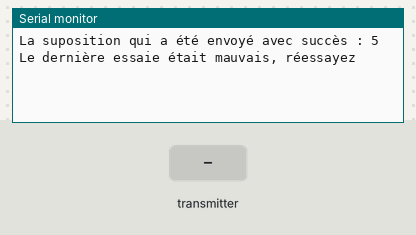
This sketch was run on a simulated Arduino Uno, built with avr-gcc and run on an emulated ATmega328P. Shown: the last lines printed to the serial monitor. The inputs (shaded band) are chosen by the test bench. Random numbers use the default seed unless the sketch sets one; no radio packets arrive unless stated.

Above: at 1.2 s.
1.3 s: the transmitter starts sending daNumber = 0
At 2.1 s:
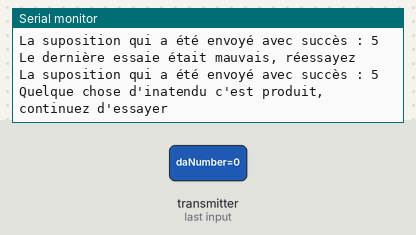
At 4.4 s:
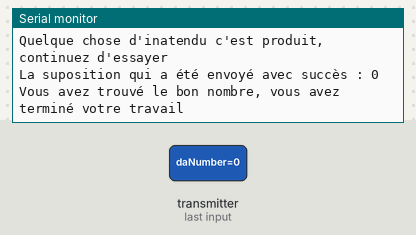
Timing chart, 0 to 5.9 s (numbered marks = the images above; inputs shaded):
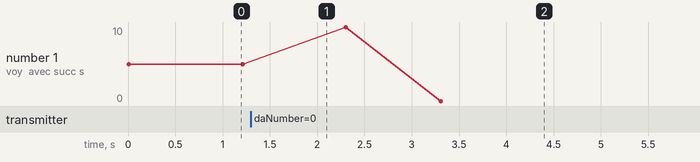

Measured:
- after the input at 1.3 s, the serial monitor: prints a new line at once (image 1)

The sketch:

MultiTransmitterNRF.ino
```cpp
// CODE POUR LES SLAVES

// Exemple démontrant la capacité de multicommunication,
// Il s'Agit d'un pattern étoile (1 transmetteur plusieur récepteur indépendant)

// Un émetteur choisi un nombre au hasard et demande au récepteur de le deviner
// les récepteur choisissent nombre au hasard et renvoi la réponse,
// l'émetteur leur retourne si la réponse est bonne ou non,
// lorsqu'un récepteur trouve la bone réponse il arrête sa communication.


#include <SPI.h> //Call SPI library so you can communicate with the nRF24L01+
#include <nRF24L01.h> //nRF2401 libarary found at https://github.com/tmrh20/RF24/
#include <RF24.h> //nRF2401 libarary found at https://github.com/tmrh20/RF24/

// CE est utilisé pour configuer le nRF en mode standby(0) ou actif(1)
const int pinCE = 9;

// CSN est utilisé pour dire au nRF si la communication SPI est une commande ou un message
const int pinCSN = 10;

//Créer un objet RF24 avec les pin correspondant au CE et CSN
RF24 radio(pinCE, pinCSN);

/*
 *
 * IMPORTANT: modifier le node, si vous utilisez 4 récepteur chacun devrait avoir un NODE différent.
 * le nombre doit être entre 1 et 6 puisqu'un module NRF ne support que 6 pipe de communication
 *
 */
#define WHICH_NODE 2

// Liste des adresse de communication, seul 6 canal son possible, le "LL" à la fin signifi LongLong Type
// on pourrait aisément créer un réseau plus étendu exemple : quand un récepteur trouve le nombre il devient émetteur et essaie de le faire deviner à 5 autre module
// ainsi de suite jusqu'à avoir atteint le nombre maximal d'Adresse possible
const uint64_t wAddress[] = {0x7878787878LL, 0xB3B4B5B6F1LL, 0xB3B4B5B6CDLL, 0xB3B4B5B6A3LL, 0xB3B4B5B60FLL, 0xB3B4B5B605LL};

// l'adresse du Pipe utiliser sera défini grace au numéro du node (qui représentera l'Mindex (Node-1) dans la liste des adresse)
const uint64_t PTXpipe = wAddress[ WHICH_NODE - 1 ];

// utilisé pour compter les paquets envoyé
byte counter = 1;

// Utilisé pour définir l'arrêt d'envoie de paquet
bool done = false;


void setup()

{
  // Démarre la communication série au baudrate indiqué
  Serial.begin(115200);

  // pour la génération aléatoire de nombre
  randomSeed(analogRead(0));

  // Démarre le module nRF
  radio.begin();

  // Défini la communicaiton comme étant de court distance
  // Vous devrez modifier cette valeur pour l'utiliser sur de plus longue distance
  radio.setPALevel(RF24_PA_LOW);
  // Tout comme sur WiFi il y a des canaux, les canaux plus élèvé tendent à être plus "ouvert"
  // un canal saturé aura plusd e risque d'interférence
  radio.setChannel(108);

  // On démare la lecture sur le Pipe choisi
  radio.openReadingPipe(0,PTXpipe);

  // On arrête la lecture pour transférer vers l'écriture
  radio.stopListening();

}

void loop()

{
   // Lorsqu'on aura deviné le bon nomvre, cette condition ne sera pas exécuté
   if(!done) {

     byte randNumber = (byte)random(11); // on choisi un nombre aléatoire entre 0 et 10

     radio.openWritingPipe(PTXpipe);        // on ouvre le Pipe pour communiquer

     if (!radio.write( &randNumber, 1 )){  // si on arrive pas a émettre les données

         Serial.println("L'envoie de notre suposition à échoué");

     }

     else { //si l'émission de donnée est réussie

          Serial.print("La suposition qui a été envoyé avec succès : ");

          Serial.println(randNumber);


        radio.startListening(); // on retourne en mode écoute

        unsigned long startTimer = millis(); //un timer pour ne par rester indéfiniment en attente de réception

        bool timeout = false;

        while ( !radio.available() && !timeout ) { // si aucune donnée n'est reçu mais que le timeout n'Est pas écoulé

          if (millis() - startTimer > 200 ) timeout = true;
          // lorsque le timeout à dépassé les 200ms timeout == True
          // cela signifi que nous n'avons pas trouvé le bon nombre

        }


        if (timeout) Serial.println("Le dernière essaie était mauvais, réessayez"); // simple retour d'information si le timeout est atteint

        else  { //Si on recoit une donnée

          byte daNumber; //variable qui détiendra la donnée

          radio.read( &daNumber,1); //on lis la donnée que l'on store dans daNumber

          if(daNumber == randNumber) { // Si daNumber est la valeur retourné nous avons trouvé le bon nombre

            Serial.println("Vous avez trouvé le bon nombre, vous avez terminé votre travail");

            done = true; //on indique que le travail est terminé

          }

          else Serial.println("Quelque chose d'inatendu c'est produit, continuez d'essayer"); //Si cela s'Affiche, un problème est survenu avec le code, ceci ne devrait jamais apparaitre

        }

        radio.stopListening(); //arrête l'écoute et retourne à l'écriture

     }

   }

    delay(1000);

}
```
